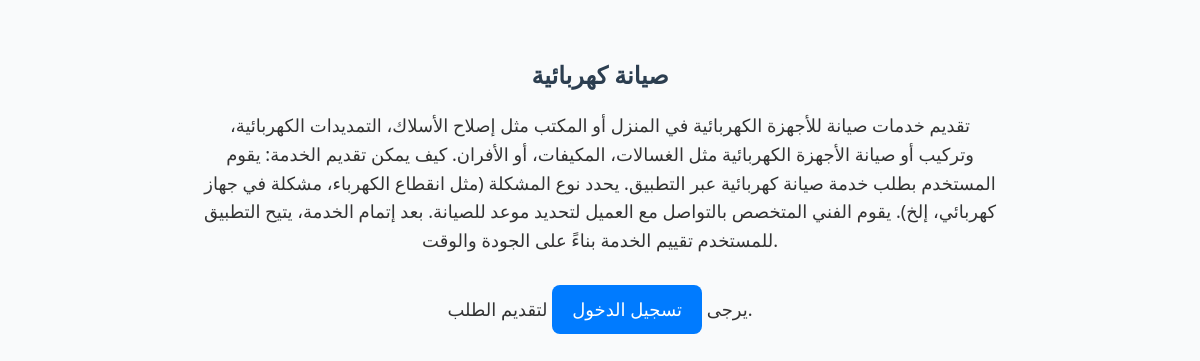
The app's page /services/1/ with its own data.
### order/models.py (models this page shows, shortened)
class Service(models.Model):
    name = models.CharField(max_length=100)
    description = models.TextField()

### order/views.py (the view)
# urls.py: path('services/<int:pk>/', views.service_detail, name='service_detail'),
def service_detail(request, pk):
    service = Service.objects.get(id=pk)
    return render(request, 'service_detail.html', {'service': service})

### order/templates/service_detail.html (shortened to what this page needs)
{% load static %}
<!DOCTYPE html>
<html lang="en">
<head>
    <link rel="stylesheet" href="{% static 'css/service_detail.css' %}">
</head>
<body>
    <h2>{{ service.name }}</h2>
<p>{{ service.description }}</p>
{% if user.is_authenticated %}
    <a href="{% url 'create_order' service.id %}">طلب هذه الخدمة</a>
{% else %}
    <p>يرجى <a href="{% url 'login' %}">تسجيل الدخول</a> لتقديم الطلب.</p>
{% endif %}
</body>
</html>

### orderdjango/static/css/service_detail.css (style rules this page uses)
body { background-color: #f9fafb; font-family: 'Segoe UI', Tahoma, Geneva, Verdana, sans-serif; color: #333; padding: 30px; }
h2 { color: #2c3e50; text-align: center; margin-bottom: 20px; }
p { font-size: 18px; line-height: 1.6; max-width: 800px; margin: 0 auto 30px auto; text-align: center; }
a { display: inline-block; padding: 10px 20px; background-color: #007BFF; color: white; text-decoration: none; border-radius: 8px; transition: background-color 0.3s ease; }

### records on screen
Service: name "صيانة كهربائية", description "تقديم خدمات صيانة للأجهزة الكهربائية في المنزل أو المكتب مثل إصلاح الأسلاك، التمديدات الكهربائية، وتركيب أو صيانة الأجهزة الكهربائية مثل الغسالات، المكيفات، أو الأفران. كيف يمكن تقديم الخدمة: يقوم المستخدم بطلب خدمة صيانة كهربائية عبر التطبيق. يحدد نوع المشكلة (مثل انقطاع الكهرباء، مشكلة في جهاز كهربائي، إلخ). يقوم الفني المتخصص بالتواصل مع العميل لتحديد موعد للصيانة. بعد إتمام الخدمة، يتيح التطبيق للمستخدم تقييم الخدمة بناءً على الجودة والوقت."
